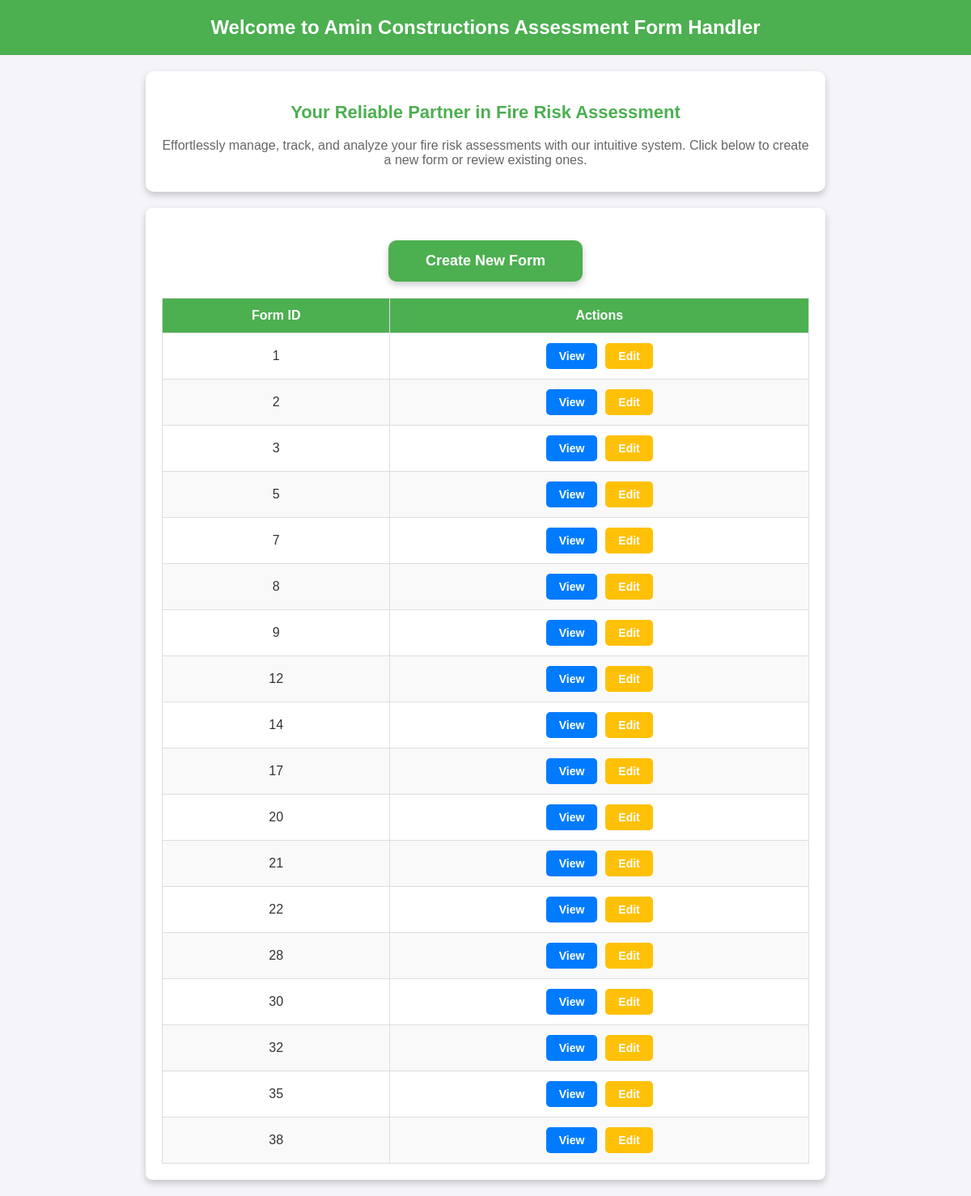
Screenshot of / (signed in) with the database file from the repository.
### POC2/app.py (models this page shows)
class Form(db.Model):
    id = db.Column(db.Integer, primary_key=True)
    form_id = db.Column(db.String(50), unique=True, nullable=False)

### POC2/app.py (the view)
@app.route('/')
@login_required
def index():
    forms = Form.query.all()
    return render_template('index.html', forms=forms)

### POC2/app.py (called while the page is built)
def login_required(f):
    @wraps(f)
    def decorated_function(*args, **kwargs):
        if 'user_id' not in session:
            return redirect(url_for('login'))
        return f(*args, **kwargs)
    return decorated_function

### POC2/templates/index.html (shortened to what this page needs)
<!DOCTYPE html>
<html>
<head>
</head>
<body>
    <header>Welcome to Amin Constructions Assessment Form Handler</header>
    <div class="welcome-section">
        <h2>Your Reliable Partner in Fire Risk Assessment</h2>
        <p>Effortlessly manage, track, and analyze your fire risk assessments with our intuitive system.
        Click below to create a new form or review existing ones.</p>
    </div>
    <div class="form-list">
        <a href="{{ url_for('create_form') }}" class="create-form">Create New Form</a>
        <table>
            <thead>
                <tr>
                    <th>Form ID</th>
                    <th>Actions</th>
                </tr>
            </thead>
            <tbody>
                {% for form in forms %}
                <tr>
                    <td>{{ form.form_id }}</td>
                    <td>
                        <div class="action-buttons">
                            <a href="{{ url_for('view_form', form_id=form.form_id) }}" class="view-button">View</a>
                            <a href="{{ url_for('edit_form', form_id=form.form_id) }}" class="edit-button">Edit</a>
                        </div>
                    </td>
                </tr>
                {% endfor %}
            </tbody>
        </table>
    </div>
</body>
</html>

### POC2/templates/index.html (style rules this page uses)
body { font-family: Arial, sans-serif; background-color: #f4f4f9; color: #333; margin: 0; padding: 0; }
header { background-color: #4CAF50; color: white; padding: 20px; text-align: center; font-size: 24px; font-weight: bold; }
.welcome-section { background-color: #ffffff; color: #555; text-align: center; padding: 20px; margin: 20px auto; max-width: 800px; border-radius: 10px; box-shadow: 0 4px 8px rgba(0, 0, 0, 0.2); }
.welcome-section h2 { font-size: 22px; font-weight: bold; color: #4CAF50; }
.welcome-section p { font-size: 16px; margin: 10px 0; color: #666; }
.form-list { max-width: 800px; margin: 20px auto; padding: 20px; background-color: white; border-radius: 8px; box-shadow: 0 4px 8px rgba(0, 0, 0, 0.2); }
.create-form { display: block; width: 200px; text-align: center; margin: 20px auto; padding: 15px 20px; font-size: 18px; font-weight: bold; background-color: #4CAF50; color: white; text-decoration: none; border-radius: 10px; transition: background-color 0.3s ease, transform 0.3s ease; box-shadow: 0 4px 8px rgba(0, 0, 0, 0.2); }
table { width: 100%; border-collapse: collapse; margin-top: 20px; }
table th, table td { border: 1px solid #ddd; padding: 12px; text-align: center; font-size: 16px; }
table th { background-color: #4CAF50; color: white; font-weight: bold; }
table tr:nth-child(even) { background-color: #f9f9f9; }
.action-buttons { display: flex; justify-content: center; gap: 10px; }
.view-button, .edit-button { text-decoration: none; padding: 8px 16px; font-size: 14px; font-weight: bold; border-radius: 5px; color: white; transition: background-color 0.3s ease, transform 0.3s ease; }
.view-button { background-color: #007BFF; }
.edit-button { background-color: #FFC107; }

### rows the page displays
Form: form_id "1"
Form: form_id "2"
Form: form_id "3"
Form: form_id "5"
Form: form_id "7"
Form: form_id "8"
Form: form_id "9"
Form: form_id "12"
Form: form_id "14"
Form: form_id "17"
Form: form_id "20"
Form: form_id "21"
Form: form_id "22"
Form: form_id "28"
Form: form_id "30"
Form: form_id "32"
Form: form_id "35"
Form: form_id "38"
